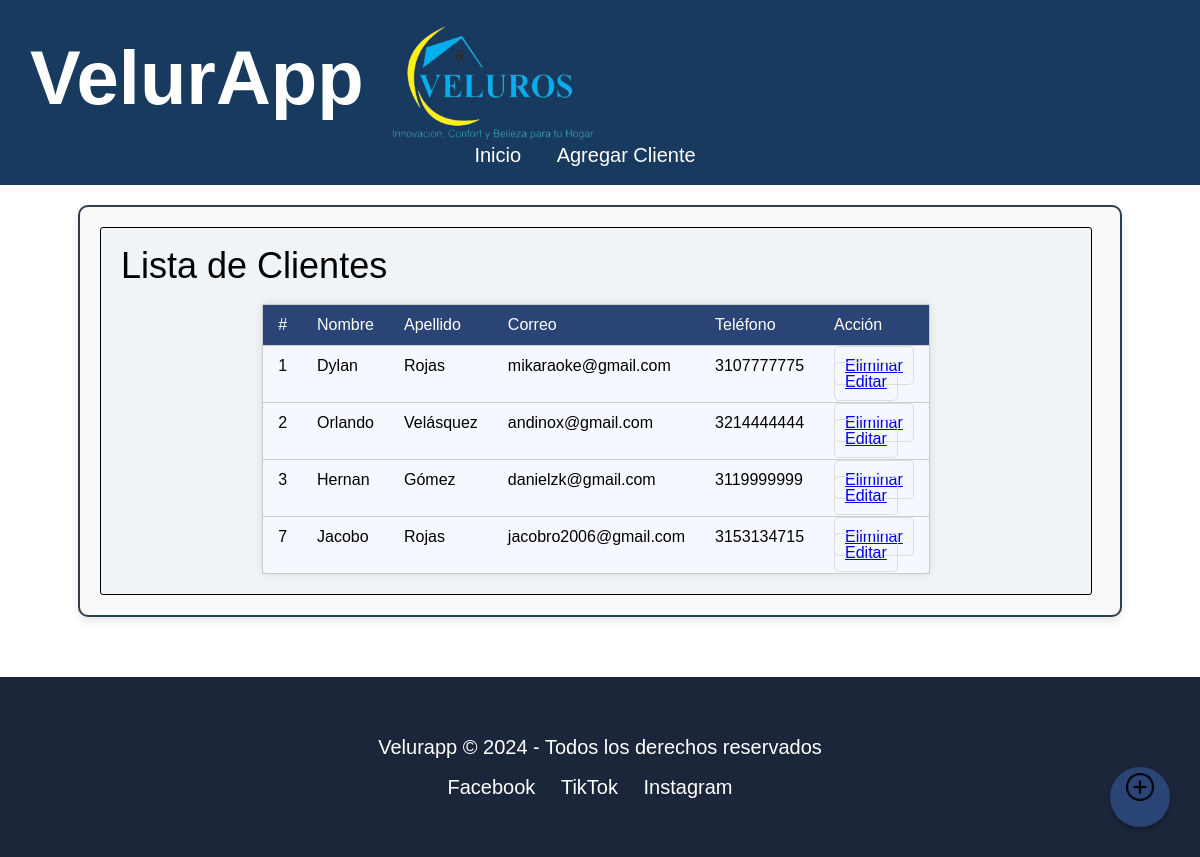
Before: / with the older database file.
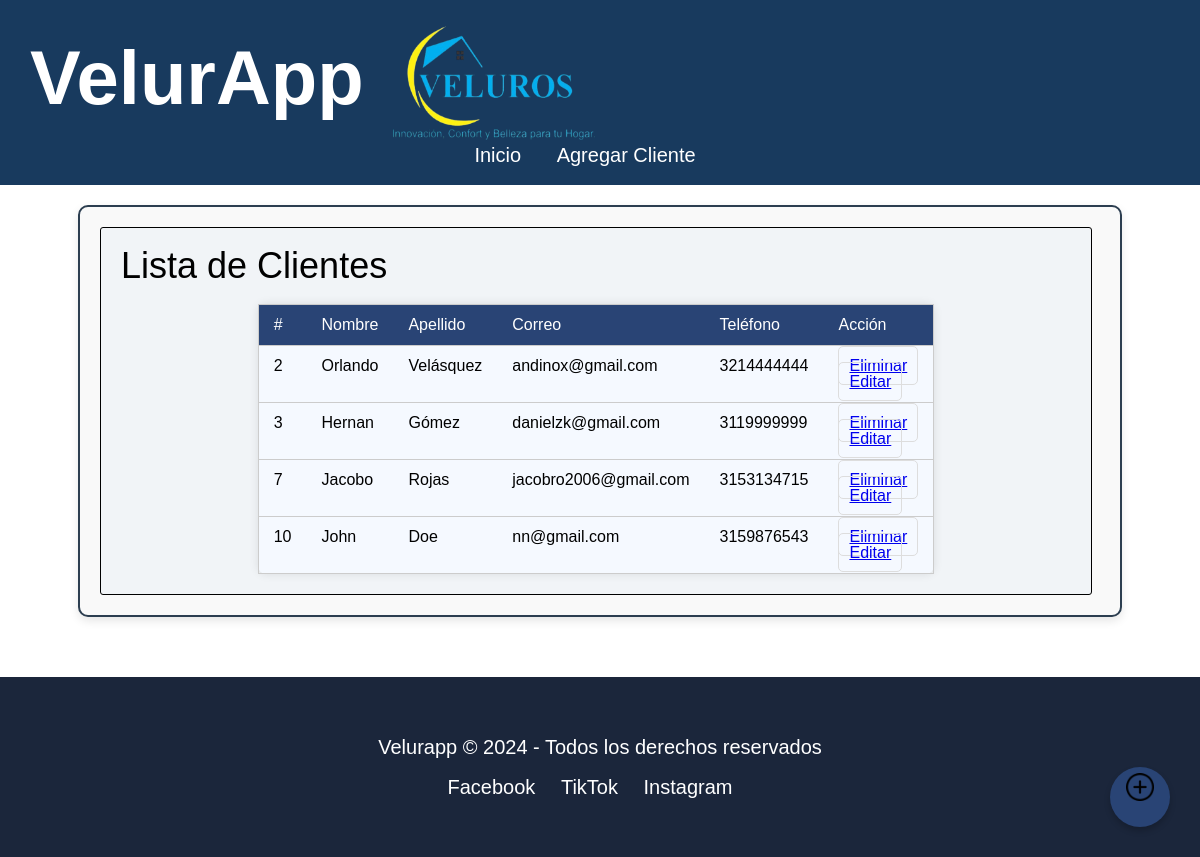
After: the same page with the newer database file.
### todo/models.py (models this page shows, shortened)
class Cliente(models.Model):
    nombre = models.CharField(max_length=100)
    apellido = models.CharField(max_length=100)
    correo = models.EmailField()
    telefono = models.CharField(max_length=20)

### todo/views.py (the view)
# urls.py: 2. Add a URL to urlpatterns:  path('', views.home, name='home')
def home(request):
    clientes = Cliente.objects.all()
    context = {'clientes': clientes}
    return render(request, 'todo/home.html', context)

### todo/templates/todo/home.html
{% extends 'todo/layout.html' %}
{% load static %}
{% block content %}
<div class="contenedor-articulos" style="position: relative">
  <section>
    <h2>Lista de Clientes</h2>
    <a class="boton-agregar" href="{% url 'agregar' %}">
      <img src="{% static 'todo/images/icono-anadir.png' %}" alt="Agregar">
    </a>
    <table class="formulario">
      <thead>
        <tr>
          <th>#</th>
          <th>Nombre</th>
          <th>Apellido</th>
          <th>Correo</th>
          <th>Teléfono</th>
          <th>Acción</th>
        </tr>
      </thead>
      <tbody>
        {% for cliente in clientes %}
        <tr>
          <td>{{ cliente.id }}</td>
          <td>{{ cliente.nombre }}</td>
          <td>{{ cliente.apellido }}</td>
          <td>{{ cliente.correo }}</td>
          <td>{{ cliente.telefono }}</td>
          <td>
            <a class="clickeable" href="{% url 'eliminar' cliente.id %}">Eliminar</a>
            <a class="clickeable" href="{% url 'editar' cliente.id %}">Editar</a>
          </td>
        </tr>
        {% empty %}
        <tr>
          <td colspan="6">No hay clientes registrados.</td>
        </tr>
        {% endfor %}
      </tbody>
    </table>
  </section>
</div>
{% endblock %}

### todo/templates/todo/layout.html (shortened to what this page needs)
{% load static %}
<!doctype html>
<html lang="es">
<head>
  <link rel="stylesheet" href="{% static 'todo/styles.css' %}">
</head>
<body>
  <header>
    <div class="contenedor-encabezado">
      <h1>VelurApp</h1>
      <img src="{% static 'todo/images/Veluroslogo.png' %}" alt="Logo de Veluros">
    </div>
    <div class="menu-nav">
      <nav>
        <ul>
          <li><a href="{% url 'home' %}">Inicio</a></li>
          <li><a href="{% url 'agregar' %}">Agregar Cliente</a></li>
        </ul>
      </nav>
    </div>
  </header>
  <main id="contenido-principal">
    {% block content %}
    {% endblock %}
  </main>
  <footer>
    <p>Velurapp &copy; 2024 - Todos los derechos reservados</p>
    <ul>
      <li><a href="#">Facebook</a></li>
      <li><a href="#">TikTok</a></li>
      <li><a href="#">Instagram</a></li>
    </ul>
  </footer>
</body>
</html>

### todo/static/todo/styles.css (style rules this page uses)
html, body, div, span, applet, object, iframe, h1, h2, h3, h4, h5, h6, p, blockquote, pre, a, abbr, acronym, address, big, cite, code, del, dfn, em, img, ins, kbd, q, s, samp, small, strike, strong, sub, sup, tt, var, b, u, i, center, dl, dt, dd, ol, ul, li, fieldset, form, label, legend, table, caption, tbody, tfoot, thead, tr, th, td, article, aside, canvas, details, embed, figure, figcaption, footer, header, hgroup, menu, nav, output, ruby, section, summary, time, mark, audio, video { margin: 0; padding: 0; border: 0; font-size: 100%; font: inherit; vertical-align: baseline; }
article, aside, details, figcaption, figure, footer, header, hgroup, menu, nav, section { display: block; }
body { line-height: 1; }
ol, ul { list-style: none; }
table { border-collapse: collapse; border-spacing: 0; }
body { font-family: 'branding_proregular',Arial, Helvetica, sans-serif; }
header { color: #fff; background-color: #183a5e; padding: 20px; text-align: center; font-family: 'branding_proregular', sans-serif; }
header h1 { font-size: 76px; font-family: 'branding_proregular', sans-serif; font-weight: bold; padding: 20px 10px; }
header img { height: 125px; width: 215px; border-radius: 10px; }
.contenedor-encabezado { display: flex; gap: 10px; }
.menu-nav { font-size: 20px; }
.menu-nav ul li { display: inline; margin-right: 30px; }
.menu-nav a { text-decoration: none; color: #fff; }
.contenedor-articulos { display: grid; grid-template-columns: repeat(3, 1fr); gap: 25px; margin: 40px auto; max-width: 1500px; }
.contenedor-articulos section { text-align: left; padding: 20px; border: 1px solid #000; border-radius: 3px; background-color: #f1f4f7; color: #000; font-size: 36px; font-weight: 200; width: 950px; }
.contenedor-articulos img { height: 400px; width: 500px; border-radius: 10px; margin-bottom: 20px; }
.clickeable { cursor: pointer; border: 1px solid #ddd; border-radius: 5px; padding: 10px; }
.boton-agregar { background-color: #294475; width: 60px; height: 60px; border-radius: 50%; display: flex; align-items: center; justify-content: center; position: fixed; bottom: 30px; right: 30px; box-shadow: 0 4px 6px rgba(0, 0, 0, 0.2); z-index: 1000; padding: 0; }
.boton-agregar img { width: 28px; height: 28px; display: block; }
.formulario { width: 100%; max-width: 600px; margin: 0 auto; padding: 20px; background-color: #f9f9f9; border-radius: 8px; }
.contenedor-articulos { background-color: #f9f9f9; border: 2px solid #2c3e50; border-radius: 10px; padding: 20px; margin: 20px auto; width: 90%; max-width: 1000px; box-shadow: 0 4px 10px rgba(0, 0, 0, 0.1); }
table.formulario { width: 100%; border-collapse: collapse; background-color: #f5f9ff; font-family: Arial, sans-serif; font-size: 16px; border: 1px solid #ccc; margin-top: 20px; box-shadow: 0 0 10px rgba(0,0,0,0.1); }
table.formulario th, table.formulario td { padding: 12px 15px; text-align: left; border-bottom: 1px solid #ccc; }
table.formulario thead { background-color: #294475; color: white; }
footer { bottom: 0; margin-top: 60px; background-color: #1B263B; text-align: center; padding: 60px 0; font-size: 20px; color: #fff; }
footer ul { list-style: none; margin-top: 20px; }
footer ul li { display: inline; margin-right: 20px; }
footer a { text-decoration: none; color: #fff; }

Changed rows visible on the page:
removed Cliente: id "1", nombre "Dylan", apellido "Rojas", correo "mikaraoke@gmail.com", telefono "3107777775"
added Cliente: id "10", nombre "John", apellido "Doe", correo "nn@gmail.com", telefono "3159876543"
